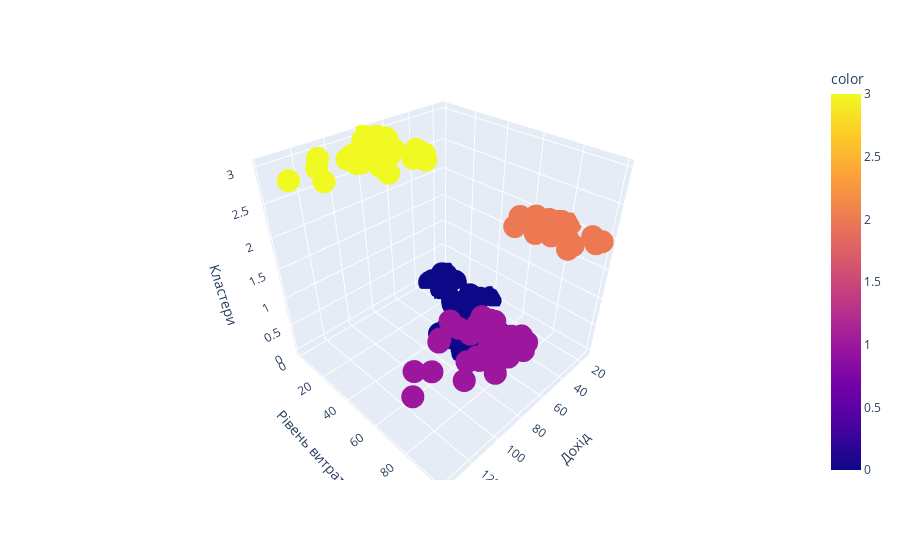
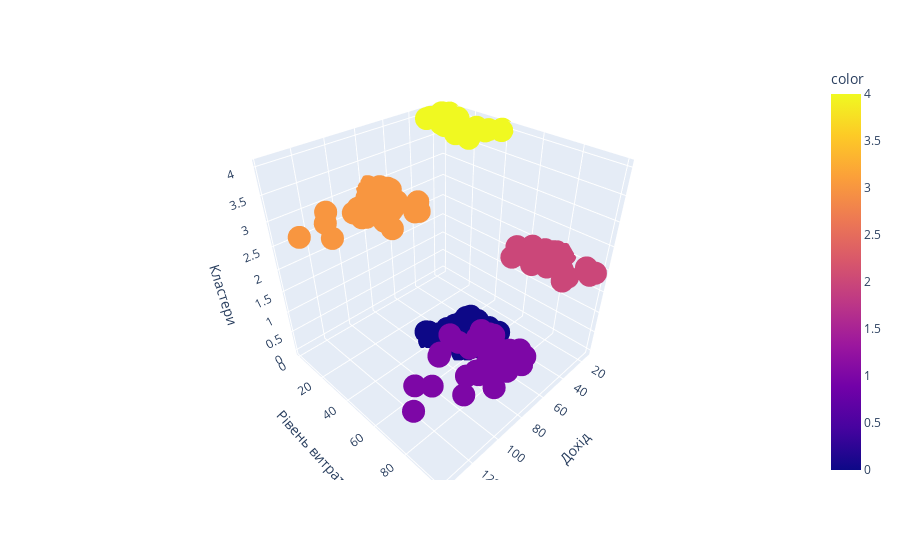

Notebook code for these charts, in order:
### Markdown cell above
**Завдання 11** 

Зробити візуалізацію кластеризації методу К-середніх на вибраних Вами двох різних кількостях кластерів використовуючи [scatter_3d](https://plotly.com/python/3d-scatter-plots/).

### Code cell
#1 

fig1 = px.scatter_3d(x=X['Income'], y=X['SpendingScore'], z=kmeans_1.labels_, color=kmeans_1.labels_,
                     labels={'x': 'Дохід', 'y': 'Рівень витрат', 'z': 'Кластери'})
fig1.show()

# 2

fig2 = px.scatter_3d(x=X['Income'], y=X['SpendingScore'], z=kmeans_2.labels_, color=kmeans_2.labels_,
                     labels={'x': 'Дохід', 'y': 'Рівень витрат', 'z': 'Кластери'})
fig2.show()

### Figure 1 — Plotly figure (JSON) as saved in the notebook; plotly's stock layout.template omitted (floating-point values rounded to 4 significant figures; data arrays with more than 128 entries replaced by an {"elided": "..."} marker saying what was removed)
{"data": [{"hovertemplate": "Дохід=%{x}<br>Рівень витрат=%{y}<br>Кластери=%{z}<br>color=%{marker.color}<extra></extra>", "legendgroup": "", "marker": {"color": {"elided": "200 int values"}, "coloraxis": "coloraxis", "symbol": "circle"}, "mode": "markers", "name": "", "scene": "scene", "showlegend": false, "type": "scatter3d", "x": {"elided": "200 int values"}, "y": {"elided": "200 int values"}, "z": {"elided": "200 int values"}}], "layout": {"coloraxis": {"colorbar": {"title": {"text": "color"}}, "colorscale": [[0, "#0d0887"], [0.1111, "#46039f"], [0.2222, "#7201a8"], [0.3333, "#9c179e"], [0.4444, "#bd3786"], [0.5556, "#d8576b"], [0.6667, "#ed7953"], [0.7778, "#fb9f3a"], [0.8889, "#fdca26"], [1, "#f0f921"]]}, "legend": {"tracegroupgap": 0}, "margin": {"t": 60}, "scene": {"domain": {"x": [0, 1], "y": [0, 1]}, "xaxis": {"title": {"text": "Дохід"}}, "yaxis": {"title": {"text": "Рівень витрат"}}, "zaxis": {"title": {"text": "Кластери"}}}}}

### Figure 2 — Plotly figure (JSON) as saved in the notebook; plotly's stock layout.template omitted (floating-point values rounded to 4 significant figures; data arrays with more than 128 entries replaced by an {"elided": "..."} marker saying what was removed)
{"data": [{"hovertemplate": "Дохід=%{x}<br>Рівень витрат=%{y}<br>Кластери=%{z}<br>color=%{marker.color}<extra></extra>", "legendgroup": "", "marker": {"color": {"elided": "200 int values"}, "coloraxis": "coloraxis", "symbol": "circle"}, "mode": "markers", "name": "", "scene": "scene", "showlegend": false, "type": "scatter3d", "x": {"elided": "200 int values"}, "y": {"elided": "200 int values"}, "z": {"elided": "200 int values"}}], "layout": {"coloraxis": {"colorbar": {"title": {"text": "color"}}, "colorscale": [[0, "#0d0887"], [0.1111, "#46039f"], [0.2222, "#7201a8"], [0.3333, "#9c179e"], [0.4444, "#bd3786"], [0.5556, "#d8576b"], [0.6667, "#ed7953"], [0.7778, "#fb9f3a"], [0.8889, "#fdca26"], [1, "#f0f921"]]}, "legend": {"tracegroupgap": 0}, "margin": {"t": 60}, "scene": {"domain": {"x": [0, 1], "y": [0, 1]}, "xaxis": {"title": {"text": "Дохід"}}, "yaxis": {"title": {"text": "Рівень витрат"}}, "zaxis": {"title": {"text": "Кластери"}}}}}
